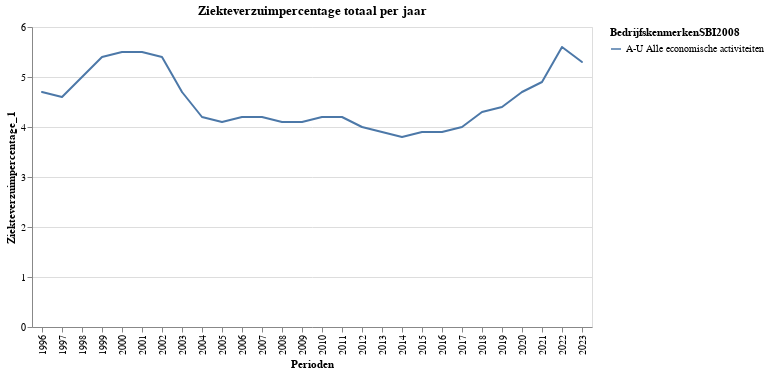

Notebook cell for this chart:
### Code cell
alt.Chart(data=data_totaal_jaren).mark_trail().encode(
    x='Perioden', 
    y='Ziekteverzuimpercentage_1', 
    color='BedrijfskenmerkenSBI2008', 
    tooltip=['Perioden', 'Ziekteverzuimpercentage_1', 'BedrijfskenmerkenSBI2008']
    ).properties(title='Ziekteverzuimpercentage totaal per jaar')

### Figure 1 — Vega-Lite specification as saved in the notebook (floating-point values rounded to 4 significant figures)
{"config": {"view": {"continuousWidth": 300, "continuousHeight": 300}}, "data": {"name": "data-90c5bf1a30c0b61e3ab3260a9e781bb8"}, "mark": {"type": "trail"}, "encoding": {"color": {"field": "BedrijfskenmerkenSBI2008", "type": "nominal"}, "tooltip": [{"field": "Perioden", "type": "nominal"}, {"field": "Ziekteverzuimpercentage_1", "type": "quantitative"}, {"field": "BedrijfskenmerkenSBI2008", "type": "nominal"}], "x": {"field": "Perioden", "type": "nominal"}, "y": {"field": "Ziekteverzuimpercentage_1", "type": "quantitative"}}, "title": "Ziekteverzuimpercentage totaal per jaar", "$schema": "https://vega.github.io/schema/vega-lite/v5.17.0.json", "datasets": {"data-90c5bf1a30c0b61e3ab3260a9e781bb8": [{"ID": 4, "BedrijfskenmerkenSBI2008": "A-U Alle economische activiteiten", "Perioden": "1996", "Ziekteverzuimpercentage_1": 4.7}, {"ID": 9, "BedrijfskenmerkenSBI2008": "A-U Alle economische activiteiten", "Perioden": "1997", "Ziekteverzuimpercentage_1": 4.6}, {"ID": 14, "BedrijfskenmerkenSBI2008": "A-U Alle economische activiteiten", "Perioden": "1998", "Ziekteverzuimpercentage_1": 5.0}, {"ID": 19, "BedrijfskenmerkenSBI2008": "A-U Alle economische activiteiten", "Perioden": "1999", "Ziekteverzuimpercentage_1": 5.4}, {"ID": 24, "BedrijfskenmerkenSBI2008": "A-U Alle economische activiteiten", "Perioden": "2000", "Ziekteverzuimpercentage_1": 5.5}, {"ID": 29, "BedrijfskenmerkenSBI2008": "A-U Alle economische activiteiten", "Perioden": "2001", "Ziekteverzuimpercentage_1": 5.5}, {"ID": 34, "BedrijfskenmerkenSBI2008": "A-U Alle economische activiteiten", "Perioden": "2002", "Ziekteverzuimpercentage_1": 5.4}, {"ID": 39, "BedrijfskenmerkenSBI2008": "A-U Alle economische activiteiten", "Perioden": "2003", "Ziekteverzuimpercentage_1": 4.7}, {"ID": 44, "BedrijfskenmerkenSBI2008": "A-U Alle economische activiteiten", "Perioden": "2004", "Ziekteverzuimpercentage_1": 4.2}, {"ID": 49, "BedrijfskenmerkenSBI2008": "A-U Alle economische activiteiten", "Perioden": "2005", "Ziekteverzuimpercentage_1": 4.1}, {"ID": 54, "BedrijfskenmerkenSBI2008": "A-U Alle economische activiteiten", "Perioden": "2006", "Ziekteverzuimpercentage_1": 4.2}, {"ID": 59, "BedrijfskenmerkenSBI2008": "A-U Alle economische activiteiten", "Perioden": "2007", "Ziekteverzuimpercentage_1": 4.2}, {"ID": 64, "BedrijfskenmerkenSBI2008": "A-U Alle economische activiteiten", "Perioden": "2008", "Ziekteverzuimpercentage_1": 4.1}, {"ID": 69, "BedrijfskenmerkenSBI2008": "A-U Alle economische activiteiten", "Perioden": "2009", "Ziekteverzuimpercentage_1": 4.1}, {"ID": 74, "BedrijfskenmerkenSBI2008": "A-U Alle economische activiteiten", "Perioden": "2010", "Ziekteverzuimpercentage_1": 4.2}, {"ID": 79, "BedrijfskenmerkenSBI2008": "A-U Alle economische activiteiten", "Perioden": "2011", "Ziekteverzuimpercentage_1": 4.2}, {"ID": 84, "BedrijfskenmerkenSBI2008": "A-U Alle economische activiteiten", "Perioden": "2012", "Ziekteverzuimpercentage_1": 4.0}, {"ID": 89, "BedrijfskenmerkenSBI2008": "A-U Alle economische activiteiten", "Perioden": "2013", "Ziekteverzuimpercentage_1": 3.9}, {"ID": 94, "BedrijfskenmerkenSBI2008": "A-U Alle economische activiteiten", "Perioden": "2014", "Ziekteverzuimpercentage_1": 3.8}, {"ID": 99, "BedrijfskenmerkenSBI2008": "A-U Alle economische activiteiten", "Perioden": "2015", "Ziekteverzuimpercentage_1": 3.9}, {"ID": 104, "BedrijfskenmerkenSBI2008": "A-U Alle economische activiteiten", "Perioden": "2016", "Ziekteverzuimpercentage_1": 3.9}, {"ID": 109, "BedrijfskenmerkenSBI2008": "A-U Alle economische activiteiten", "Perioden": "2017", "Ziekteverzuimpercentage_1": 4.0}, {"ID": 114, "BedrijfskenmerkenSBI2008": "A-U Alle economische activiteiten", "Perioden": "2018", "Ziekteverzuimpercentage_1": 4.3}, {"ID": 119, "BedrijfskenmerkenSBI2008": "A-U Alle economische activiteiten", "Perioden": "2019", "Ziekteverzuimpercentage_1": 4.4}, {"ID": 124, "BedrijfskenmerkenSBI2008": "A-U Alle economische activiteiten", "Perioden": "2020", "Ziekteverzuimpercentage_1": 4.7}, {"ID": 129, "BedrijfskenmerkenSBI2008": "A-U Alle economische activiteiten", "Perioden": "2021 ", "Ziekteverzuimpercentage_1": 4.9}, {"ID": 134, "BedrijfskenmerkenSBI2008": "A-U Alle economische activiteiten", "Perioden": "2022", "Ziekteverzuimpercentage_1": 5.6}, {"ID": 139, "BedrijfskenmerkenSBI2008": "A-U Alle economische activiteiten", "Perioden": "2023", "Ziekteverzuimpercentage_1": 5.3}]}}
